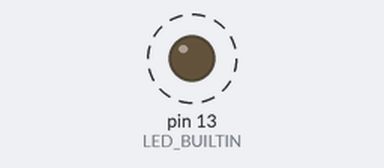
Simulated run of this sketch. Board: Arduino Mega 2560, built with avr-gcc and run on an emulated ATmega2560. On the bench: output pins drawn as LEDs (lit = HIGH). Dashed ring = blinking.

Above: at 0.7 s.
Timing chart, 0 to 3.0 s (numbered marks = the images above):
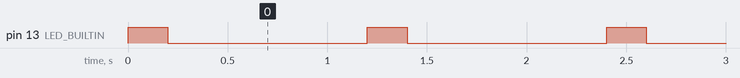

The sketch:

sketch_may22a_transmitter.ino
```cpp
int k=0;

void setup() {
  // put your setup code here, to run once:
  Serial1.begin(9600);
  pinMode(LED_BUILTIN, OUTPUT);
  }

void loop() {
  // put your main code here, to run repeatedly:
  digitalWrite(LED_BUILTIN, HIGH);

  k = k+1;
  Serial1.write("test de communication ");
  Serial1.println(k);
  Serial1.write("\n");
  delay(200);
  digitalWrite(LED_BUILTIN, LOW);
  delay(1000);
  }
```

Measured:
- by itself, pin 13 (LED_BUILTIN): alternates HIGH for 0.20 s and LOW for 1.0 s
